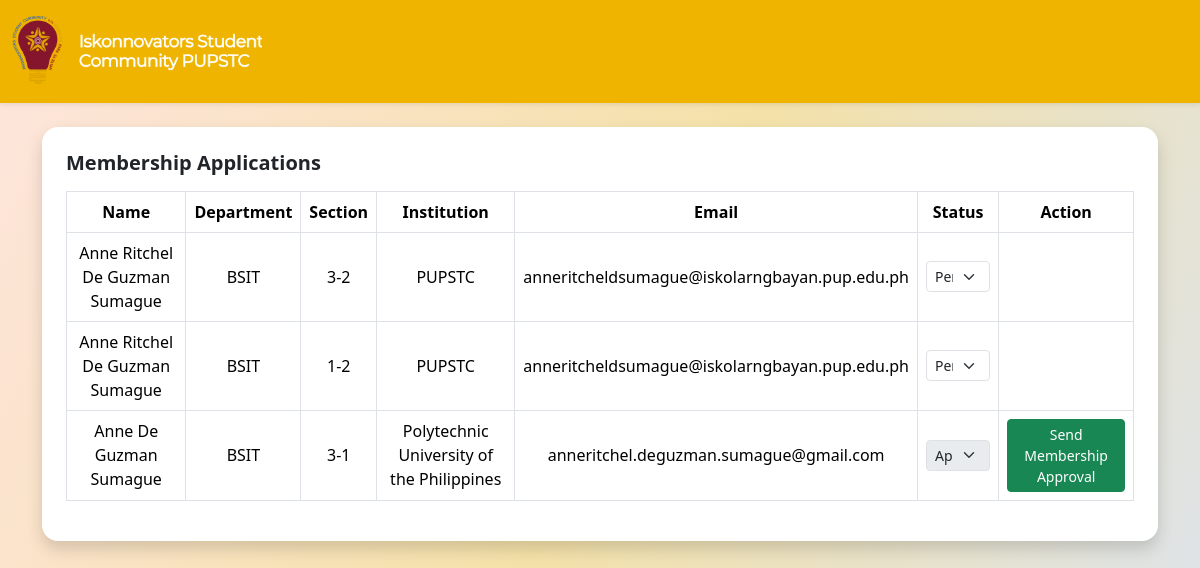
/applications.php, run on an earlier commit of the app's database.
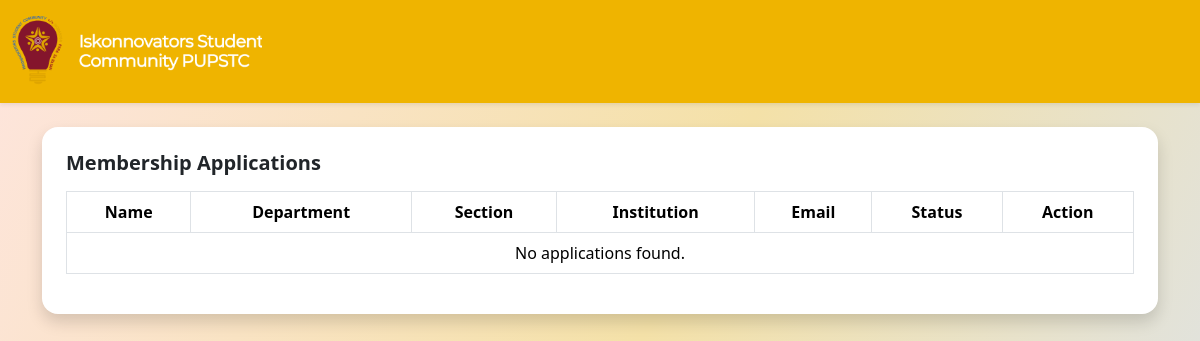
And on a later commit of the database.
### tables this page shows
CREATE TABLE `tbl_applications` (
  `apID` int(11) NOT NULL,
  `apFname` varchar(30) NOT NULL,
  `apLname` varchar(20) NOT NULL,
  `apMname` varchar(20) DEFAULT NULL,
  `apSuffix` varchar(20) DEFAULT NULL,
  `apSalutations` varchar(20) NOT NULL,
  `apPronouns` varchar(20) NOT NULL,
  `apBirthDate` date NOT NULL,
  `apDepartment` varchar(100) NOT NULL,
  `apSection` varchar(20) NOT NULL,
  `apInstitution` varchar(100) NOT NULL,
  `apMobileNo` varchar(20) NOT NULL,
  `apEmail` varchar(100) NOT NULL,
  `apStatusID` int(11) NOT NULL,
  `interviewSent` tinyint(1) DEFAULT 0
);

### applications.php (the view, shortened to what this page needs)
<?php
include("connect.php");
$statusQuery = "SELECT apStatusID, apStatusDesc FROM tbl_applicationstatus ORDER BY apStatusID";
$statusResult = $conn->query($statusQuery);
$statusOptions = [];
if ($statusResult && $statusResult->num_rows > 0) {
    while ($statusRow = $statusResult->fetch_assoc()) {
        $statusOptions[] = $statusRow;
    }
}
$query = "SELECT a.apID, a.apFname, a.apLname, a.apMname, a.apSuffix,
                 a.apDepartment, a.apSection, a.apInstitution, a.apEmail,
                 s.apStatusID, s.apStatusDesc, a.interviewSent
          FROM tbl_applications a
          INNER JOIN tbl_applicationstatus s ON a.apStatusID = s.apStatusID
          ORDER BY a.apID DESC";
$result = $conn->query($query);
function formatDepartment($deptCode)
{
    $departments = ['cs' => 'CS', 'it' => 'BSIT', 'is' => 'IS', 'bsit' => 'BSIT'];
    return isset($departments[strtolower($deptCode)]) ? $departments[strtolower($deptCode)] : strtoupper($deptCode);
}
function buildFullName($fname, $lname, $mname = '', $suffix = '')
{
    $name = trim($fname);
    if (!empty($mname))
        $name .= " " . trim($mname);
    $name .= " " . trim($lname);
    return $name;
}
?>
<!doctype html>
<html lang="en">
<head>
    <link href="https://cdn.jsdelivr.net/npm/bootstrap@5.3.8/dist/css/bootstrap.min.css" rel="stylesheet">
    <link href="assets/style.css" rel="stylesheet">
</head>
<body>
    <nav class="navbar shadow-sm">
        <div class="container-fluid">
            <a class="navbar-brand" href="index.php">
                <img src="assets/img/isc_brand_bold.png" alt="Logo" width="250">
            </a>
        </div>
    </nav>
    <div class="container mt-4">
        <div class="bg-white rounded-4 p-4 shadow">
            <h5 class="fw-bold mb-3">Membership Applications</h5>
            <div class="table-responsive">
                <table class="table table-bordered align-middle text-center">
                    <thead>
                        <tr>
                            <th>Name</th>
                            <th>Department</th>
                            <th>Section</th>
                            <th>Institution</th>
                            <th>Email</th>
                            <th>Status</th>
                            <th>Action</th>
                        </tr>
                    </thead>
                    <tbody>
                        <?php if ($result && $result->num_rows > 0): ?>
                            <?php while ($row = $result->fetch_assoc()):
                                $fullName = buildFullName($row['apFname'], $row['apLname'], $row['apMname'], $row['apSuffix']);
                                $department = formatDepartment($row['apDepartment']);
                                ?>
                                <tr>
                                    <td><?= htmlspecialchars($fullName) ?></td>
                                    <td><?= htmlspecialchars($department) ?></td>
                                    <td><?= htmlspecialchars($row['apSection']) ?></td>
                                    <td><?= htmlspecialchars($row['apInstitution']) ?></td>
                                    <td><?= htmlspecialchars($row['apEmail']) ?></td>
                                    <td>
                                        <select class="form-select form-select-sm status-select" data-id="<?= $row['apID'] ?>"
                                            data-status-id="<?= $row['apStatusID'] ?>"
                                            <?= strtolower($row['apStatusDesc']) === 'approved' ? 'disabled' : '' ?>>
                                            <?php foreach ($statusOptions as $status): ?>
                                                <option value="<?= $status['apStatusID'] ?>" <?=
                                                ($row['apStatusID'] == $status['apStatusID'] ? 'selected' : '')
                                                ?>
                                                    <?= (strtolower($status['apStatusDesc']) === 'for interview' && $row['interviewSent'] == 1) ? 'disabled' : '' ?>>
                                                    <?= htmlspecialchars($status['apStatusDesc']) ?>
                                                </option>
                                            <?php endforeach; ?>
                                        </select>
                                    </td>
                                    <td class="action-cell">
                                        <?php if (strtolower($row['apStatusDesc']) === 'approved'): ?>
                                            <button class="btn btn-success btn-sm send-approval" data-id="<?= $row['apID'] ?>">Send
                                                Membership Approval</button>
                                        <?php endif; ?>
                                    </td>
                                </tr>
                            <?php endwhile; ?>
                        <?php else: ?>
                            <tr>
                                <td colspan="7">No applications found.</td>
                            </tr>
                        <?php endif; ?>
                    </tbody>
                </table>
            </div>
        </div>
    </div>
</body>
</html>

### assets/style.css (style rules this page uses)
.navbar { background-color: rgb(239, 180, 0); }
body { background: linear-gradient(117deg, #FEE5DE 0%, #F4E1A8 50.66%, #DAE3F1 100.36%); background-attachment: fixed; }

What changed in the data, as far as the page shows it:
removed tbl_applications: fullName "Anne Ritchel De Guzman Sumague", apDepartment "BSIT", apSection "3-2", apInstitution "PUPSTC", apEmail "anneritcheldsumague@iskolarngbayan.pup.edu.ph", value "Pending"
removed tbl_applications: fullName "Anne Ritchel De Guzman Sumague", apDepartment "BSIT", apSection "1-2", apInstitution "PUPSTC", apEmail "anneritcheldsumague@iskolarngbayan.pup.edu.ph", value "Pending"
removed tbl_applications: fullName "Anne De Guzman Sumague", apDepartment "BSIT", apSection "3-1", apInstitution "Polytechnic University of the Philippines", apEmail "anneritchel.deguzman.sumague@gmail.com", value "Approved"
Also different on the page:
text now shown: "No applications found."
